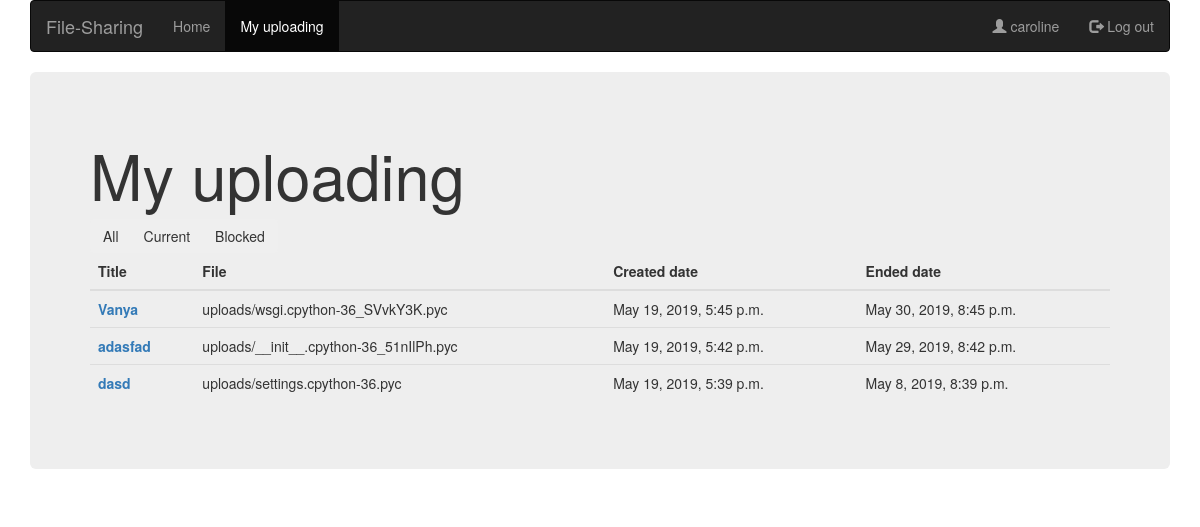
Page /my_uploading/ (signed in) on the earlier database version.
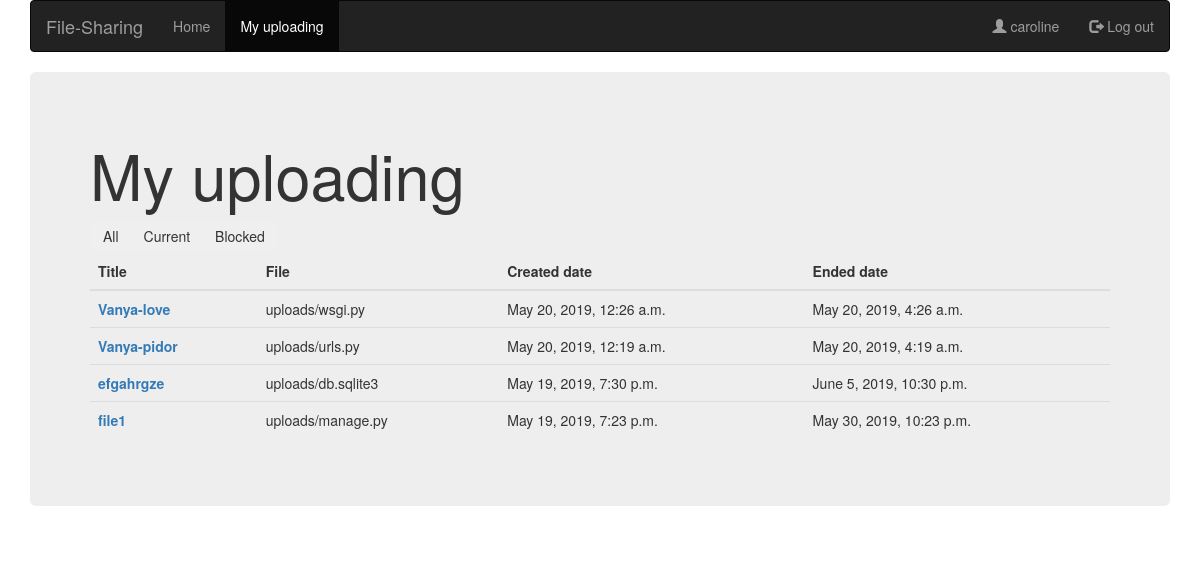
Same page on the later database version.
### sharing/models.py (models this page shows, shortened)
class UploadModel(models.Model):
    id = models.AutoField(primary_key=True)
    title = models.CharField(max_length=100)
    author = models.ForeignKey(settings.AUTH_USER_MODEL, on_delete=models.CASCADE)
    file = models.FileField(upload_to='uploads/', blank=False, null=False)
    created_date = models.DateTimeField(default=timezone.now)
    ended_date = models.DateTimeField()
    is_worked = models.BooleanField(default=True)

### sharing/views.py (the view)
# urls.py: path('my_uploading/', views.show_files, name='my_uploading'),
@login_required()
def show_files(request):
    file_posts = UploadModel.objects.filter(author=request.user)
    return render(request, 'sharing/my_uploading.html', {'file_posts': file_posts})

### sharing/templates/sharing/my_uploading.html (shortened to what this page needs)
{% extends 'base.html' %}
{% block active_link %}
  <li><a href="{% url 'index' %}">Home</a></li>
  {% if user.is_authenticated %}
    <li class="active"><a href="{% url 'my_uploading' %}">My uploading</a></li>
  {% endif %}
{% endblock %}
{% block body %}
<h1>My uploading</h1>
<div class="btn-group" role="group" aria-label="Basic example">
  <button type="button" class="btn btn-secondary" onclick="changeSection('sectionAll')">All</button>
  <button type="button" class="btn btn-secondary" onclick="changeSection('sectionCurrent')">Current</button>
  <button type="button" class="btn btn-secondary" onclick="changeSection('sectionBlocked')">Blocked</button>
</div>
<table class="table table-hover table-dark">
  <thead>
    <tr>
      <th scope="col">Title</th>
      <th scope="col">File</th>
      <th scope="col">Created date</th>
      <th scope="col">Ended date</th>
    </tr>
  </thead>
  <tbody id="sectionAll">
  {% for post in file_posts|dictsortreversed:"created_date" %}
    <tr>
      <th scope="row"><a href="{% url 'new_page' post.id %}"> {{ post.title }}</a></th>
      <td>{{ post.file }}</td>
      <td>{{ post.created_date }}</td>
      <td>{{ post.ended_date }}</td>
    </tr>
  {% endfor %}
  </tbody>
</table>
{% endblock %}

### sharing/templates/base.html (shortened to what this page needs)
<!DOCTYPE html>
<html>
<head>
    <link rel="stylesheet" href="https://maxcdn.bootstrapcdn.com/bootstrap/3.4.0/css/bootstrap.min.css">
    {% load static %}
</head>
<body>
    <div class="container">
        <nav class="navbar navbar-inverse">
          <div class="container-fluid">
            <div class="navbar-header">
              <a class="navbar-brand">File-Sharing</a>
            </div>
            <ul class="nav navbar-nav">
                {% block active_link %}{% endblock %}
            </ul>
            <ul class="nav navbar-nav navbar-right">
                {% if user.is_authenticated %}
                  <li><a><span class="glyphicon glyphicon-user"></span> {{ user.username }}</a></li>
                  <li><a href="{% url 'logout' %}"><span class="glyphicon glyphicon-log-out"></span> Log out</a></li>
                {% else %}
                  <li><a href="{% url 'signup' %}"><span class="glyphicon glyphicon-user"></span> Sign Up</a></li>
                  <li><a href="{% url 'login' %}"><span class="glyphicon glyphicon-log-in"></span> Log in</a></li>
                {% endif %}
            </ul>
          </div>
        </nav>
      <div class="jumbotron">
        {% block body %}
        {% endblock %}
      </div>
    </div>
</body>
</html>

Differences in the rows shown:
removed UploadModel: title "Vanya", file "uploads/wsgi.cpython-36_SVvkY3K.pyc", created_date "May 19, 2019, 5:45 p.m.", ended_date "May 30, 2019, 8:45 p.m."
removed UploadModel: title "adasfad", file "uploads/__init__.cpython-36_51nIlPh.pyc", created_date "May 19, 2019, 5:42 p.m.", ended_date "May 29, 2019, 8:42 p.m."
removed UploadModel: title "dasd", file "uploads/settings.cpython-36.pyc", created_date "May 19, 2019, 5:39 p.m.", ended_date "May 8, 2019, 8:39 p.m."
added UploadModel: title "Vanya-love", file "uploads/wsgi.py", created_date "May 20, 2019, 12:26 a.m.", ended_date "May 20, 2019, 4:26 a.m."
added UploadModel: title "Vanya-pidor", file "uploads/urls.py", created_date "May 20, 2019, 12:19 a.m.", ended_date "May 20, 2019, 4:19 a.m."
added UploadModel: title "efgahrgze", file "uploads/db.sqlite3", created_date "May 19, 2019, 7:30 p.m.", ended_date "June 5, 2019, 10:30 p.m."
added UploadModel: title "file1", file "uploads/manage.py", created_date "May 19, 2019, 7:23 p.m.", ended_date "May 30, 2019, 10:23 p.m."
